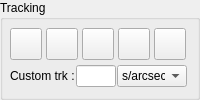
       <widget class="QGroupBox" name="groupBox_Tracking">
        <property name="minimumSize">
         <size>
          <width>200</width>
          <height>0</height>
         </size>
        </property>
        <property name="title">
         <string>Tracking</string>
        </property>
        <layout class="QVBoxLayout" name="verticalLayout_5">
         <property name="spacing">
          <number>3</number>
         </property>
         <property name="leftMargin">
          <number>6</number>
         </property>
         <property name="topMargin">
          <number>6</number>
         </property>
         <property name="rightMargin">
          <number>6</number>
         </property>
         <property name="bottomMargin">
          <number>6</number>
         </property>
         <item>
          <layout class="QHBoxLayout" name="horizontalLayout_6">
           <property name="topMargin">
            <number>0</number>
           </property>
           <item>
            <widget class="QPushButton" name="pushButton_TrackingStop">
             <property name="sizePolicy">
              <sizepolicy hsizetype="Fixed" vsizetype="Fixed">
               <horstretch>0</horstretch>
               <verstretch>0</verstretch>
              </sizepolicy>
             </property>
             <property name="minimumSize">
              <size>
               <width>0</width>
               <height>0</height>
              </size>
             </property>
             <property name="maximumSize">
              <size>
               <width>32</width>
               <height>32</height>
              </size>
             </property>
             <property name="toolTip">
              <string>Stop tracking</string>
             </property>
             <property name="text">
              <string/>
             </property>
             <property name="icon">
              <iconset resource="zegotocontrolcenter.qrc">
               <normaloff>:/Images/Resources/1413423723_Stop_32.png</normaloff>:/Images/Resources/1413423723_Stop_32.png</iconset>
             </property>
             <property name="iconSize">
              <size>
               <width>24</width>
               <height>24</height>
              </size>
             </property>
            </widget>
           </item>
           <item>
            <widget class="QPushButton" name="pushButton_TrackingSideral">
             <property name="sizePolicy">
              <sizepolicy hsizetype="Fixed" vsizetype="Fixed">
               <horstretch>0</horstretch>
               <verstretch>0</verstretch>
              </sizepolicy>
             </property>
             <property name="minimumSize">
              <size>
               <width>0</width>
               <height>0</height>
              </size>
             </property>
             <property name="maximumSize">
              <size>
               <width>32</width>
               <height>32</height>
              </size>
             </property>
             <property name="toolTip">
              <string>Sideral tracking</string>
             </property>
             <property name="text">
              <string/>
             </property>
             <property name="icon">
              <iconset resource="zegotocontrolcenter.qrc">
               <normaloff>:/Images/Resources/rating.png</normaloff>:/Images/Resources/rating.png</iconset>
             </property>
             <property name="iconSize">
              <size>
               <width>24</width>
               <height>24</height>
              </size>
             </property>
            </widget>
           </item>
           <item>
            <widget class="QPushButton" name="pushButton_TrackingLunar">
             <property name="sizePolicy">
              <sizepolicy hsizetype="Fixed" vsizetype="Fixed">
               <horstretch>0</horstretch>
               <verstretch>0</verstretch>
              </sizepolicy>
             </property>
             <property name="minimumSize">
              <size>
               <width>0</width>
               <height>0</height>
              </size>
             </property>
             <property name="maximumSize">
              <size>
               <width>32</width>
               <height>32</height>
              </size>
             </property>
             <property name="toolTip">
              <string>Lunar tracking</string>
             </property>
             <property name="text">
              <string/>
             </property>
             <property name="icon">
              <iconset resource="zegotocontrolcenter.qrc">
               <normaloff>:/Images/Resources/weather-clear-night.png</normaloff>:/Images/Resources/weather-clear-night.png</iconset>
             </property>
             <property name="iconSize">
              <size>
               <width>24</width>
               <height>24</height>
              </size>
             </property>
            </widget>
           </item>
           <item>
            <widget class="QPushButton" name="pushButton_TrackingSolar">
             <property name="sizePolicy">
              <sizepolicy hsizetype="Fixed" vsizetype="Fixed">
               <horstretch>0</horstretch>
               <verstretch>0</verstretch>
              </sizepolicy>
             </property>
             <property name="minimumSize">
              <size>
               <width>0</width>
               <height>0</height>
              </size>
             </property>
             <property name="maximumSize">
              <size>
               <width>32</width>
               <height>32</height>
              </size>
             </property>
             <property name="toolTip">
              <string>Solar tracking</string>
             </property>
             <property name="text">
              <string/>
             </property>
             <property name="icon">
              <iconset resource="zegotocontrolcenter.qrc">
               <normaloff>:/Images/Resources/weather-clear.png</normaloff>:/Images/Resources/weather-clear.png</iconset>
             </property>
             <property name="iconSize">
              <size>
               <width>24</width>
               <height>24</height>
              </size>
             </property>
            </widget>
           </item>
           <item>
            <widget class="QPushButton" name="pushButton_TrackingCustom">
             <property name="sizePolicy">
              <sizepolicy hsizetype="Fixed" vsizetype="Fixed">
               <horstretch>0</horstretch>
               <verstretch>0</verstretch>
              </sizepolicy>
             </property>
             <property name="minimumSize">
              <size>
               <width>0</width>
               <height>0</height>
              </size>
             </property>
             <property name="maximumSize">
              <size>
               <width>32</width>
               <height>32</height>
              </size>
             </property>
             <property name="toolTip">
              <string>Custom tracking</string>
             </property>
             <property name="text">
              <string/>
             </property>
             <property name="icon">
              <iconset resource="zegotocontrolcenter.qrc">
               <normaloff>:/Images/Resources/Comet_32.png</normaloff>:/Images/Resources/Comet_32.png</iconset>
             </property>
             <property name="iconSize">
              <size>
               <width>24</width>
               <height>24</height>
              </size>
             </property>
            </widget>
           </item>
          </layout>
         </item>
         <item>
          <layout class="QHBoxLayout" name="horizontalLayout_7">
           <property name="spacing">
            <number>0</number>
           </property>
           <property name="sizeConstraint">
            <enum>QLayout::SetDefaultConstraint</enum>
           </property>
           <property name="bottomMargin">
            <number>0</number>
           </property>
           <item>
            <widget class="QLabel" name="label_customTrackin">
             <property name="sizePolicy">
              <sizepolicy hsizetype="Maximum" vsizetype="Preferred">
               <horstretch>0</horstretch>
               <verstretch>0</verstretch>
              </sizepolicy>
             </property>
             <property name="text">
              <string>Custom trk :</string>
             </property>
            </widget>
           </item>
           <item>
            <widget class="QLineEdit" name="lineEdit_CustomTracking">
             <property name="sizePolicy">
              <sizepolicy hsizetype="Fixed" vsizetype="Fixed">
               <horstretch>0</horstretch>
               <verstretch>0</verstretch>
              </sizepolicy>
             </property>
             <property name="maximumSize">
              <size>
               <width>40</width>
               <height>16777215</height>
              </size>
             </property>
            </widget>
           </item>
           <item>
            <widget class="QComboBox" name="comboBox_CustomTrackingUnit">
             <property name="sizePolicy">
              <sizepolicy hsizetype="Fixed" vsizetype="Fixed">
               <horstretch>0</horstretch>
               <verstretch>0</verstretch>
              </sizepolicy>
             </property>
             <property name="maximumSize">
              <size>
               <width>70</width>
               <height>16777215</height>
              </size>
             </property>
             <property name="sizeAdjustPolicy">
              <enum>QComboBox::AdjustToMinimumContentsLength</enum>
             </property>
             <item>
              <property name="text">
               <string>s/arcsec</string>
              </property>
             </item>
             <item>
              <property name="text">
               <string>x sideral</string>
              </property>
             </item>
            </widget>
           </item>
          </layout>
         </item>
        </layout>
       </widget>
